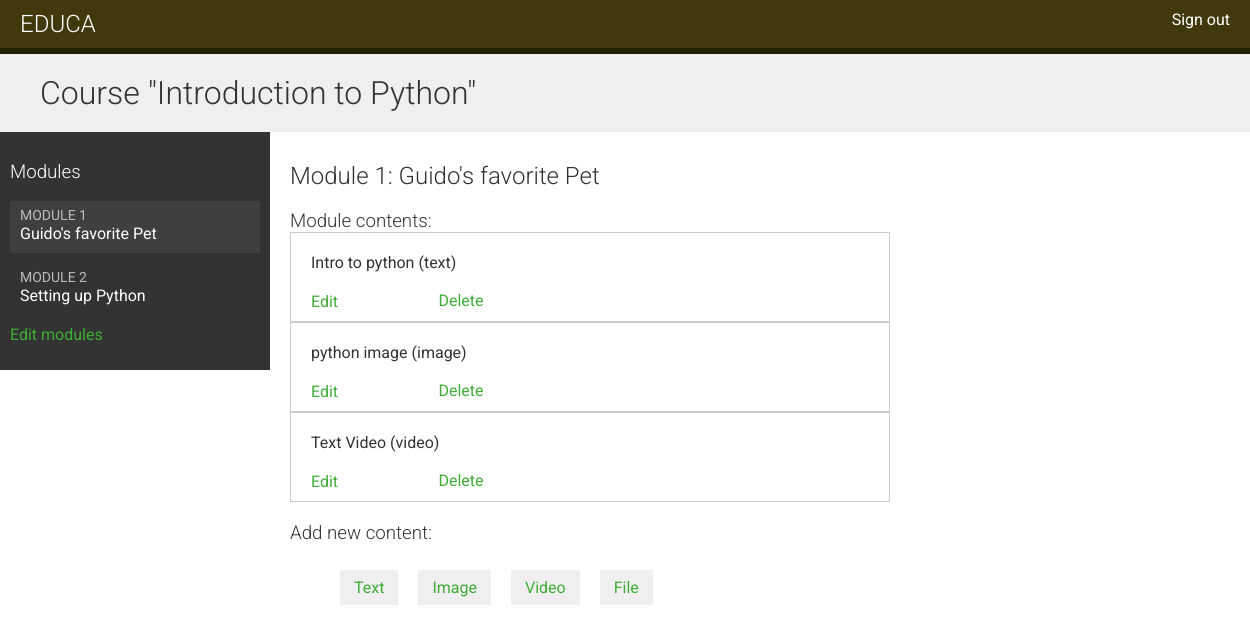
/module/1/ (signed in), run on the app's committed database.
### courses/models.py (models this page shows, shortened)
class Course(models.Model):
    owner = models.ForeignKey(settings.AUTH_USER_MODEL, on_delete=models.CASCADE)
    subject = models.ForeignKey(Subject, related_name='courses', on_delete=models.CASCADE)
    title = models.CharField(max_length=200)
    description = models.TextField(blank=True)
    slug = models.SlugField(max_length=200, unique=True)
    overview = models.TextField()
    created = models.DateTimeField(auto_now_add=True)
    students = models.ManyToManyField(settings.AUTH_USER_MODEL, related_name='courses_joined', blank=True)
    class Meta:
        ordering = ['-created']

class Module(models.Model):
    course = models.ForeignKey(Course,
                            related_name='modules',
                            on_delete=models.CASCADE)
    title = models.CharField(max_length=200)
    description = models.TextField(blank=True)
    order = OrderField(blank=True, for_fields = ['course'])

class Content(models.Model):
    module = models.ForeignKey(Module, related_name='contents', on_delete=models.CASCADE)
    content_type = models.ForeignKey(ContentType,
                                         on_delete=models.CASCADE,
                                         limit_choices_to={'model_in':(
                                            'text',
                                            'video',
                                            'image',
                                            'file',
                                         )})
    object_id = models.PositiveIntegerField()
    order = OrderField(blank=True, for_fields=['module'])
    item = GenericForeignKey('content_type', 'object_id')
    class Meta:
        ordering = ['order']

class ItemBase(models.Model):
    owner = models.ForeignKey(settings.AUTH_USER_MODEL, related_name = '%(class)s_related', on_delete=models.CASCADE)
    title = models.CharField(max_length=250)
    created = models.DateTimeField(auto_now_add=True)
    updated = models.DateTimeField(auto_now=True)
    class Meta:
        abstract =True
    def __str__(self):
        return self.title

class Text(ItemBase):
    content = models.TextField()

class Image(ItemBase):
    file = models.FileField(upload_to='media/images')

class Video(ItemBase):
    url = models.URLField()

### courses/views.py (the view)
# urls.py: path('module/<int:module_id>/', views.ModuleContentListView.as_view(), name='module_content_list'),
class ModuleContentListView(TemplateResponseMixin, View):
    template_name = 'courses/manage/module/content_list.html'
    def get(self, request, module_id):
        module = get_object_or_404(Module, id = module_id, course__owner = request.user)
        return self.render_to_response({'module': module})

### courses/templatetags/course.py (called while the page is built)
@register.filter
def model_name(obj):
    try:
        return obj._meta.model_name
    except AttributeError:
        return None

### templates/courses/manage/module/content_list.html (shortened to what this page needs)
{% extends "courses/base.html" %}
{% load course %}
{% block content %}
{% with course=module.course %}
<h1>Course "{{ course.title }}"</h1>
<div class="contents">
    <h3>Modules</h3>
    <ul id="modules">
        {% for m in course.modules.all %}
        <li data-id="{{ m.id }}" {% if m == module %} class="selected" {% endif %}>
            <a href="{% url 'module_content_list' m.id %}">
                <span>
                    Module <span class="order">{{ m.order|add:1 }}</span>
                </span>
                <br>
                {{ m.title }}
            </a>
        </li>
        {% empty %}
        <li>No modules yet.</li>
        {% endfor %}
    </ul>
    <p><a href="{% url 'course_module_update' course.id %}">
            Edit modules</a></p>
</div>
<div class="module">
    <h2>Module {{ module.order|add:1 }}: {{ module.title }}</h2>
    <h3>Module contents:</h3>
    <div id="module-contents">
        {% for content in module.contents.all %}
        <div data-id="{{ content.id }}">
            {% with item=content.item %}
            <p>{{ item }} ({{ item|model_name}}) </p>
            <a href="{% url 'module_content_update' module.id item|model_name item.id %}">Edit</a>
            <form action="{% url 'module_content_delete' content.id %}" method="post">
                <input type="submit" value="Delete">
            </form>
            {% endwith %}
        </div>
        {% empty %}
        <p>This module has no contents yet.</p>
        {% endfor %}
    </div>
    <h3>Add new content:</h3>
    <ul class="content-types">
        <li>
            <a href="{% url 'module_content_create' module.id 'text' %}">
                Text
            </a>
        </li>
        <li>
            <a href="{% url  'module_content_create' module.id 'image' %}">
                Image
            </a>
        </li>
        <li>
            <a href="{% url 'module_content_create' module.id 'video' %}">
                Video
            </a>
        </li>
        <li>
            <a href="{% url 'module_content_create' module.id 'file' %}">
                File
            </a>
        </li>
    </ul>
</div>
{% endwith %}
{% endblock %}

### static/css/base.css (style rules this page uses)
body { margin:0; font-family:'Roboto', sans-serif; font-weight:400; color:#333; }
a { color:#3fad37; text-decoration:none; }
ul { float:left; }
h1, h2, h3, h4, h5, h6 { font-family:'Roboto', sans-serif; font-weight:300; }
h1 { background:#efefef; width:100%; overflow:auto; padding:20px 0 20px 40px; margin:0; }
.module { padding:10px 20px; float:left; width:600px; }
.module h3 { margin:20px 0 0; padding:0; width:100%; }
.module p { margin:10px 0 20px; width:100%; float:left; }
.contents { width:20%; padding:10px; float:left; background:#333; color: #fff; font-family:'Roboto', sans-serif; }
.contents ul { list-style:none; margin:0; padding:0; width:100%; }
.contents ul li { margin:0 0 10px 0; padding:4px 10px 10px; overflow:auto; cursor:move; }
.contents ul li.selected { background:#3f3f3f; }
.contents ul span { text-transform:uppercase; color:#bbb; font-size:14px; }
.contents ul a { display:block; color:#fff; text-decoration:none; }
ul.content-types li { list-style:none; float:left; margin:10px; background:#efefef; padding:8px 14px; }
input, select, textarea { border:1px solid #ccc; border-bottom:3px solid #ccc; padding:8px 12px; font-size:16px; font-family:'Roboto', sans-serif; float:left; clear:both; width:300px; }
input[type=submit], a.button { border-radius:5px; background:#1e2702; color:#fff; font-size:16px; text-transform:uppercase; border:none; padding:10px 20px; margin:20px 0; }
#module-contents div { padding:10px 20px; border:1px solid #ccc; background:#fff }
#module-contents form { margin:0; padding:0; }
#module-contents input[type=submit] { color:#3fad37; background:none; margin:-20px 0 0; padding:0; float:left; text-transform:none; }

### data on the page
Course: title "Introduction to Python"
Module: order|add "1", title "Guido's favorite Pet"
Module: order|add "2", title "Setting up Python"
Content: item "Intro to python", item|model_name "text"
Content: item "python image", item|model_name "image"
Content: item "Text Video", item|model_name "video"
